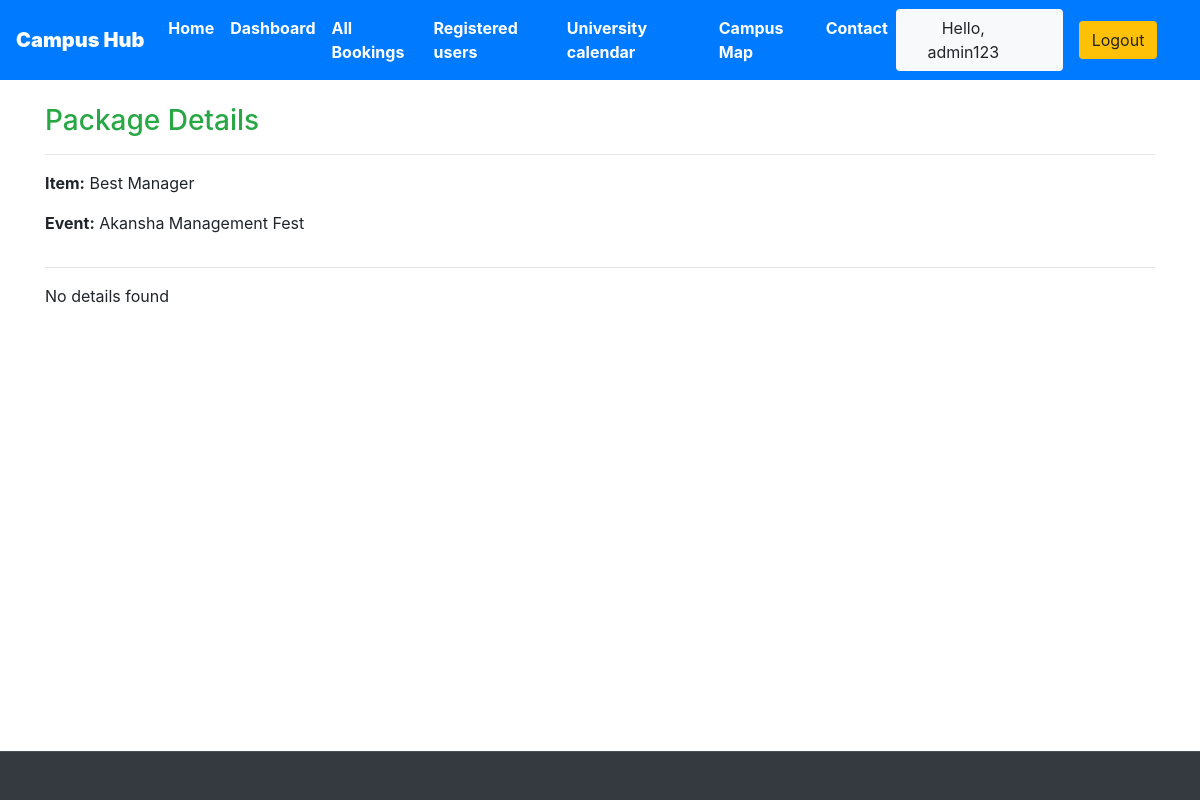
The app's page /staff/panel/view-package?packageid=13 (signed in) with its own data.
### Myapplication/models.py (models this page shows, shortened)
class Packages(models.Model):
        PACKAGE_STATUS = (
            ("1", "available"),
            ("2", "not available"),
        )
        PACKAGE_TYPE = (
            ("1", "Diamond"),
            ("2", "Gold"),
            ("3", "Silver"),
        )
        package_type = models.CharField(max_length=50, choices=PACKAGE_TYPE)
        capacity = models.IntegerField()
        price = models.IntegerField()
        agency = models.ForeignKey(Agencys, on_delete=models.CASCADE)
        status = models.CharField(choices=PACKAGE_STATUS, max_length=15)
        packagenumber = models.IntegerField()

class Agencys(models.Model):
    name = models.CharField(max_length=30, default="TravelerHub")
    owner = models.CharField(max_length=20)
    location = models.CharField(max_length=50)
    state = models.CharField(max_length=50, default="Kerala")
    country = models.CharField(max_length=50, default="india")

### Myapplication/views.py (the view)
# urls.py: path('staff/panel/view-package', views.view_package),
@login_required(login_url='/staff')
def view_package(request):
    package_id = request.GET['packageid']
    package = Packages.objects.all().get(id=package_id)
    reservation = Reservation.objects.all().filter(package=package)
    return HttpResponse(render(request, 'staff/viewpackage.html', {'package': package, 'reservations': reservation}))

### templates/staff/viewpackage.html (shortened to what this page needs)
{% extends 'basic.html' %}
{% block body %}
<div class="container mt-4">
    <h3 class="text-success">Package Details</h3>
    <hr>
    <div class="row">
        <div class="col-md-6">
            <p><strong>Item:</strong> {{ package.package_type }}</p>
            <p><strong>Event:</strong> {{ package.agency.location|capfirst }}</p>
        </div>
    </div>
    <hr>
    {% if reservations %}
    <h3 class="text-success">Bookings</h3>
    <table class="table table-bordered table-hover">
        <thead>
            <tr>
                <th>Username</th>
            </tr>
        </thead>
        <tbody>
            {% for each_detail in reservations %}
            <tr>
                <td>{{ each_detail.guest.username }}</td>
            </tr>
            {% endfor %}
            <tr>
                <td><strong>Total bookings:</strong> {{ reservations|length }}</td>
            </tr>
        </tbody>
    </table>
    {% else %}
    <p>No details found</p>
    {% endif %}
</div>
{% endblock body %}

### templates/basic.html (shortened to what this page needs)
{% load static %}
<!DOCTYPE html>
<html lang="en">
<head>
    <link rel="stylesheet" href="https://use.fontawesome.com/releases/v5.7.0/css/all.css">
    <link rel="stylesheet" href="{% static 'bootstrap/bootstrap.css' %}">
    <link rel="stylesheet" href="https://maxcdn.bootstrapcdn.com/bootstrap/4.5.0/css/bootstrap.min.css">
</head>
<body>
    <div class="container-fluid px-0">
        <nav class="navbar navbar-expand-lg navbar-dark bg-primary font-weight-bold">
            <a class="navbar-brand text-bold bg-black" href="/"><b>Campus Hub</b></a>
            <div class="collapse navbar-collapse" id="navbarSupportedContent">
                <ul class="navbar-nav mr-auto">
                    <li class="nav-item active">
                        <a class="nav-link text-bold" href="/home">Home</a>
                    </li>
                    {% if user.is_staff %}
                    <li class="nav-item active">
                        <a class="nav-link text-bold" href="/staff/panel">Dashboard</a>
                    </li>
                    {% elif user.is_staff == False and user.is_authenticated %}
                    <li class="nav-item active">
                        <a class="nav-link text-bold" href="/user/bookings">My Bookings</a>
                    </li>
                    {% endif %}
                    {% if user.is_staff %}
                    <li class="nav-item active">
                        <a class="nav-link text-bold" href="/staff/allbookings">All Bookings</a>
                    </li>
                    {% endif %}
                    {% if user.is_staff %}
                    <li class="nav-item active">
                        <a class="nav-link text-bold" href="/staff/userInformations">Registered users</a>
                    </li>
                    {% endif %}
                    <li class="nav-item active">
                        <a class="nav-link text-bold" href="">University calendar</a>
                    </li>
                    <li class="nav-item active">
                        <a class="nav-link text-bold" href="{% url 'map' %}">Campus Map</a>
                    </li>
                    <li class="nav-item active">
                        <a class="nav-link text-bold" href="/contact">Contact</a>
                    </li>
                </ul>
                {% if user.is_authenticated %}
                <button class="btn btn-group bg-light" data-toggle="modal" data-target="#forlogin">
                    Hello, {{ request.user }}
                    <a href="/logout" class="nav-link">
                        <button class="btn btn-group bg-warning" data-toggle="modal" data-target="#forlogin">
                            Logout
                        </button>
                    </a>&nbsp; &nbsp;
                </button>
                {% endif %}
            </div>
        </nav>
    </div>
    {% block body %}
    {% endblock body %}
    <footer class="footer fixed-bottom">
        <div class="container-fluid bg-dark text-white border-top py-4 px-sm-3 px-md-5" style="border-color: rgba(256, 256, 256, .1) !important;">
        </div>
    </footer>
</body>
</html>

### templates/basic.html (style rules this page uses)
a { text-decoration: none; }

### records on screen
Packages: package_type "Best Manager", agency.location "Akansha Management Fest"

### other values on screen
{{ request.user }} "admin123"
